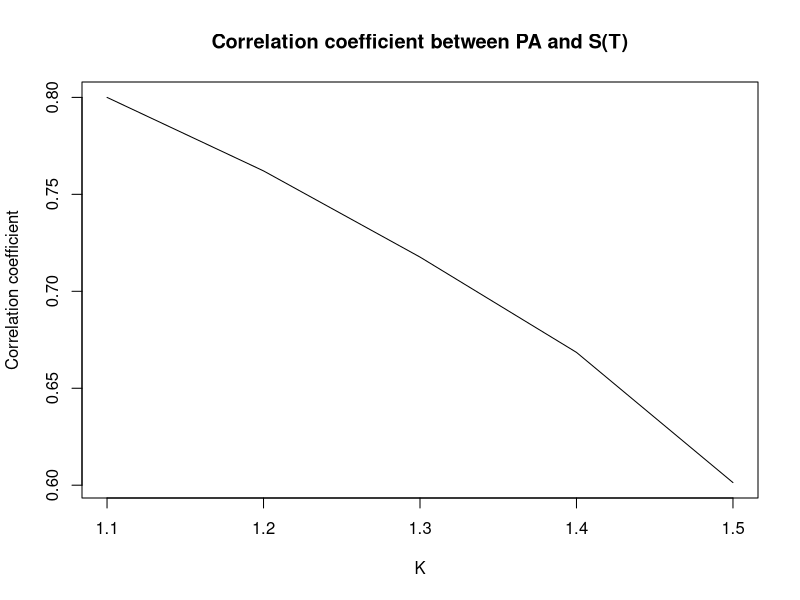
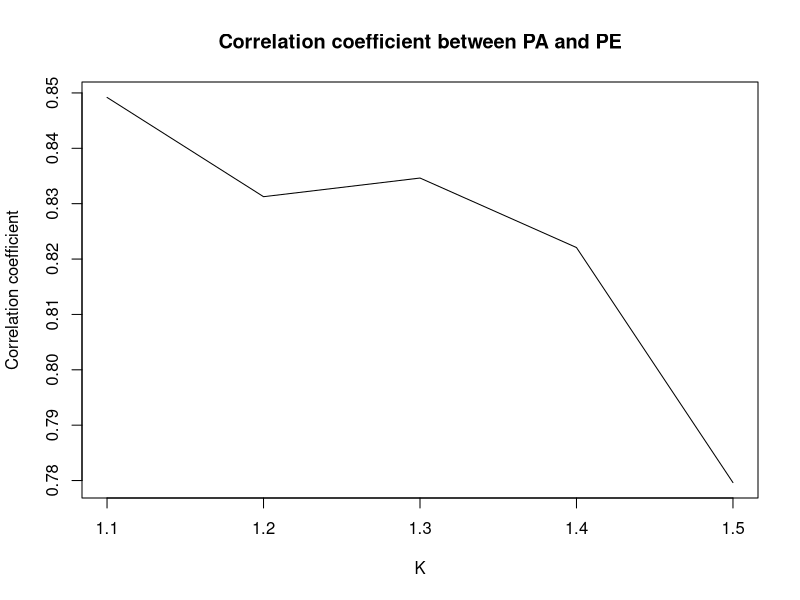
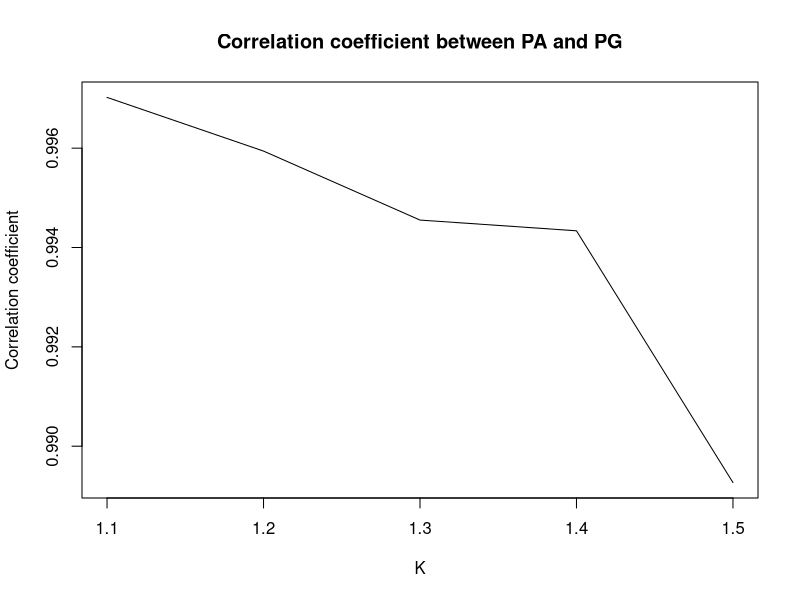
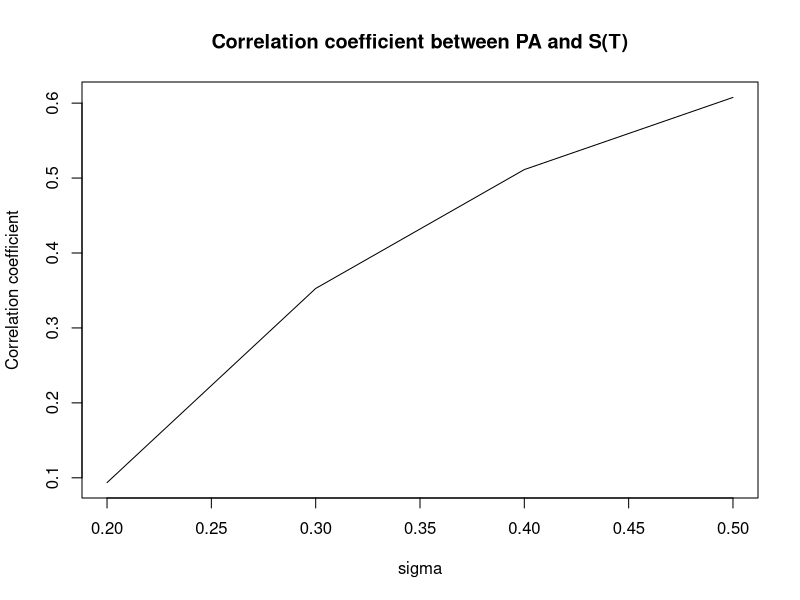
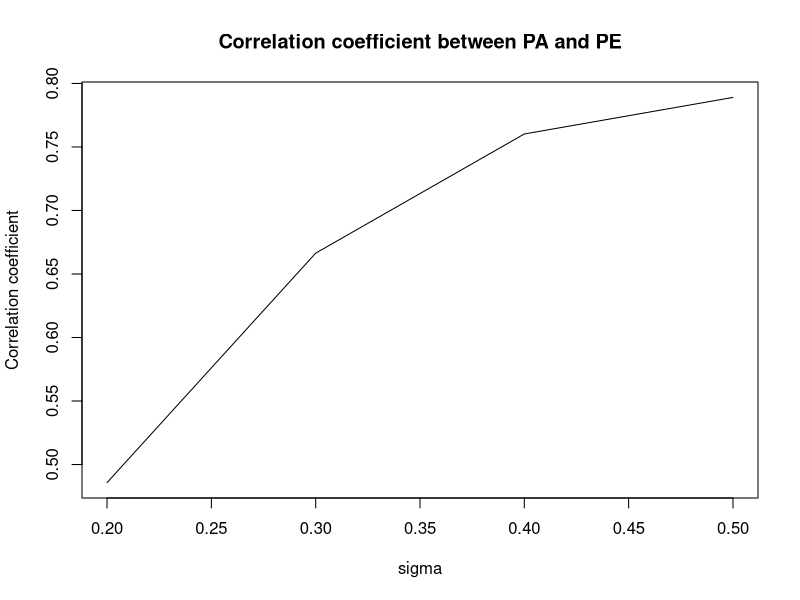
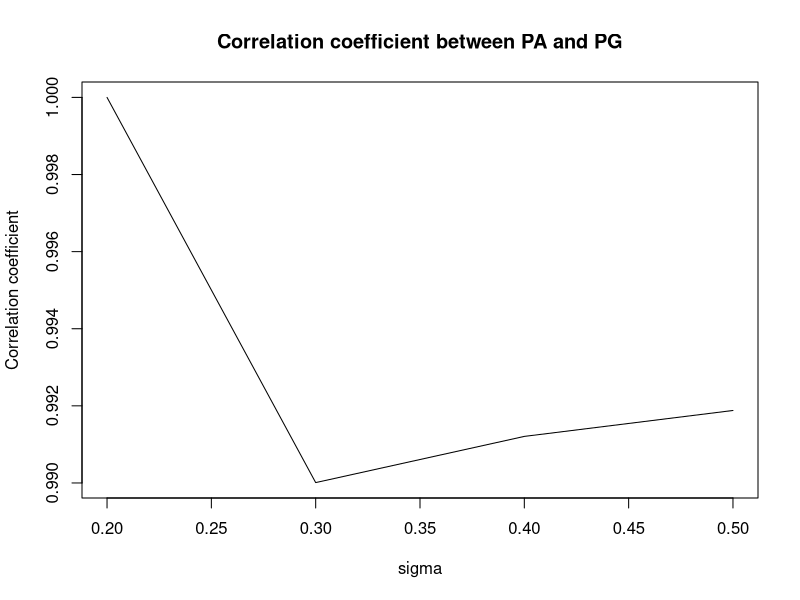
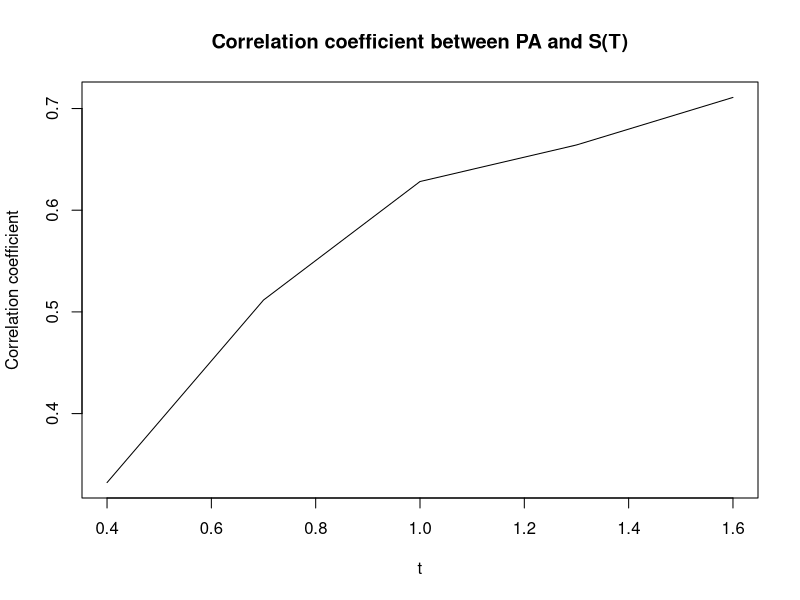
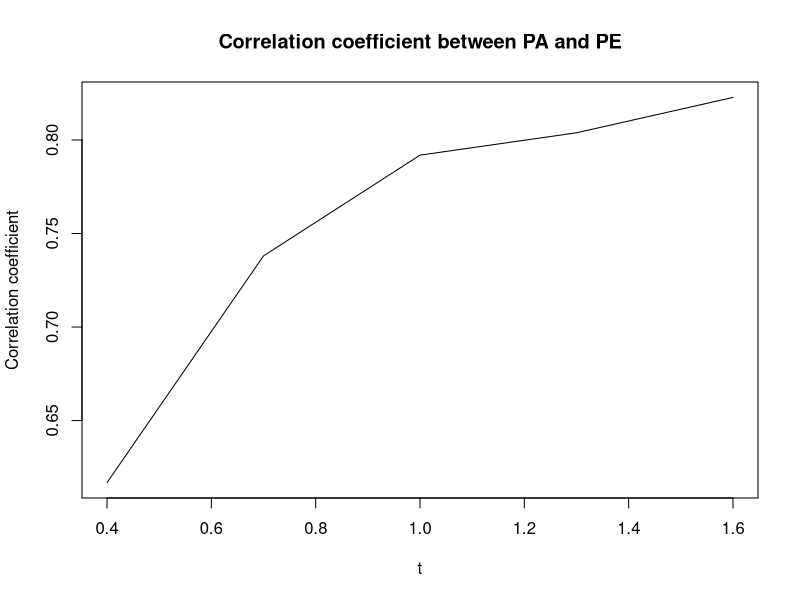

Recreate these plots in R, in order.
## ---- chunk 1
h <- function(x) {x^2}
df <- function(x) {(x^2 * exp(-((x-2)^2)/2))/(5*sqrt(2*pi))}

g <- function(x) {dnorm(x)}
rg <- function(n) {rnorm(n)}

isAppr <- function(n, h, df, g, rg){
  x <- rg(n)
  mean(h(x) * df(x)/g(x))
}

mysummary <- function(nrep, n, h, df, g, rg){
  sim <- replicate(nrep,isAppr(n, h, df, g, rg))
  c(Expection = mean(sim), Variance = var(sim))
}

mysummary(100,1000, h, df, g, rg)
mysummary(100,10000, h, df, g, rg)
mysummary(100,50000, h, df, g, rg)

## ---- chunk 2
g1 <- function(x){
  dgamma(x, shape = 5, scale = 2)
}
rg1 <- function(n){
  rgamma(n, shape = 5, scale = 2)
}


# Importance sampling function

isAppr <- function(n, h, df, g, rg){
  x <- rg(n)
  mean(h(x) * df(x) / g(x))
}

mysummary <- function(nrep, n, h, df, g, rg){
  sim <- replicate(nrep,isAppr(n, h, df, g, rg))
  c(Expection = mean(sim), Variance = var(sim))
}

## ---- chunk 3
mysummary(100,1000, h, df, g1, rg1)
mysummary(100,10000, h, df, g1, rg1)
mysummary(100,50000, h, df, g1, rg1)
## ---- chunk 4
s0 <- 1
r <- 0.05
n <- 12


St_path <- function(s0 = 1, n = 12, t, sigma){
  t_path <- seq(0, t, length.out = n)
  delta <- t/n
  z <- rnorm(1, mean = 0, sd = 1)
  St_path <- vector()
  St_path[1] <- s0 * exp((0.05 - sigma^2/2)*delta + sigma*sqrt(delta)*z)
  for (i in 2:n) {
    z <- rnorm(1, mean = 0, sd = 1)
    St_path[i] <- St_path[i-1] * exp((0.05 - sigma^2/2)*delta + sigma*sqrt(delta)*z)
  }
  return(St_path)
}

## ---- chunk 5
ST <- function(St){St[length(St)]}

PA <- function(St, t, K){
  SA <- mean(St)
  exp(- .05 * t) * ifelse(SA-K > 0, SA-K, 0)
}


PE <- function(St,t, K){
  ST <- St[12]
  exp(- .05 * t) * ifelse(ST-K > 0, ST-K, 0)
}

PG <- function(St, t, K){
  SG <- exp(mean(log(St)))
  exp(- .05 * t) * ifelse(SG-K > 0, SG-K, 0)
}

mysummary <- function(s0 = 1, n = 12, t, sigma, K){
  St <- St_path(s0 = s0, n = n, t = t, sigma = sigma)
  c("ST" = ST(St),
    "PA" = PA(St, t, K),
    "PE" = PE(St, t, K),
    "PE" = PG(St, t, K))
}

summaryall <- function(nrep, s0 = 1, n = 12, t, sigma, K){
  sim <- replicate(nrep,
                   mysummary(s0 = s0, n = n, t = t,
                              sigma = sigma, K = K))
  cor_PA_ST <- cor(sim[1,],sim[2,])
  cor_PA_PE <- cor(sim[3,],sim[2,])
  cor_PA_PG <- cor(sim[4,],sim[2,])
  return(c(cor_PA_ST, cor_PA_PE, cor_PA_PG))
}

## ---- chunk 6
nrep = 5000
sigma = 0.5
t = 1
K = c(1.1, 1.2, 1.3, 1.4, 1.5)

cor_K <- sapply(K, function(K){
  summaryall(nrep, s0 = 1, n = 12, t, sigma, K)
})

## ---- chunk 7
plot(K, cor_K[1,], type = 'l', ylab = "Correlation coefficient",
     main = "Correlation coefficient between PA and S(T)")
plot(K, cor_K[2,], type = 'l', ylab = "Correlation coefficient",
     main = "Correlation coefficient between PA and PE")
plot(K, cor_K[3,], type = 'l', ylab = "Correlation coefficient",
     main = "Correlation coefficient between PA and PG")
## ---- chunk 8
t <- 1
K <- 1.5
sigma <- c(2:5)/10
nrep <- 5000

cor_sigma <- sapply(sigma, function(sigma){
  summaryall(nrep, s0 = 1, n = 12, t, sigma, K)
})

plot(sigma, cor_sigma[1,], type = 'l', ylab = "Correlation coefficient",
     main = "Correlation coefficient between PA and S(T)")
plot(sigma, cor_sigma[2,], type = 'l', ylab = "Correlation coefficient",
     main = "Correlation coefficient between PA and PE")
plot(sigma, cor_sigma[3,], type = 'l', ylab = "Correlation coefficient",
     main = "Correlation coefficient between PA and PG")

## ---- chunk 9
t <- c(0.4,0.7,1,1.3,1.6)
K <- 1.5
sigma <- 0.5
nrep <- 5000

set.seed(100)
cor_t <- sapply(t, function(t){
  summaryall(nrep, s0 = 1, n = 12, t, sigma, K)
})

plot(t, cor_t[1,], type = 'l', ylab = "Correlation coefficient",
     main = "Correlation coefficient between PA and S(T)")
plot(t, cor_t[2,], type = 'l', ylab = "Correlation coefficient",
     main = "Correlation coefficient between PA and PE")
plot(t, cor_t[3,], type = 'l', ylab = "Correlation coefficient",
     main = "Correlation coefficient between PA and PG")

## ---- chunk 10
s0 <-1
n <- 12
sigma <- 0.4
t <- 1
K <- 1.5

P_A <- replicate(nrep,
                 mysummary(s0 = s0, n = n, t = t,
                           sigma = sigma, K = K))[2,]
# use as ture theta
PG_true <- replicate(nrep,
                     mysummary(s0 = s0, n = 100, t = t,
                               sigma = sigma, K = K))[4,]

PA_control <- function(nrep, t, sigma, K, P_A, theta_true){
  theta <- replicate(nrep,
                     mysummary(s0 = s0, n = n, t = t,
                               sigma = sigma, K = K))[4,]
  theta_h <- mean(theta)
  b <- cov(P_A, theta)/var(theta)
  mean(P_A) - b * (theta_h - theta_true)
}

P_A_control <- PA_control(nrep = 5000, t, sigma, K, P_A, PG_true)

data.frame("SD without control" = sd(P_A),
           "SD with contorl" = sd(P_A_control))
